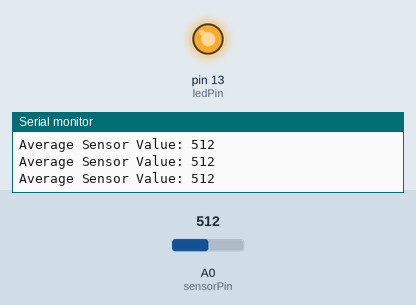
A sketch run on a simulated Arduino Uno, built with avr-gcc and run on an emulated ATmega328P. On the bench: output pins drawn as LEDs (lit = HIGH), the last lines printed to the serial monitor. The inputs (shaded band) are chosen by the test bench; at power-on: A0 (sensorPin) = 512.

Above: at 1.2 s.
1.3 s: A0 (sensorPin) set to 990
At 3.4 s:
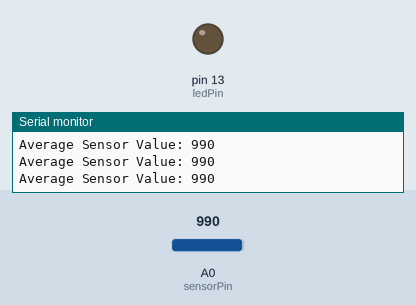
4.3 s: A0 (sensorPin) set to 1011
Timing chart, 0 to 13.3 s (numbered marks = the images above; inputs shaded):
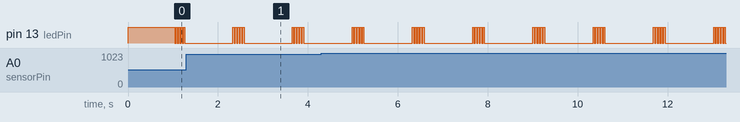

Measured:
- by itself, pin 13 (ledPin): repeats every 1.3 s: 4 × (LOW 0.03 s, HIGH 0.03 s), LOW 1.1 s, HIGH 0.03 s

The sketch:

Funksjonsoppgave.ino
```cpp
#define ledPin 13
#define sensorPin A0

//////////////////////////////////////////////////////////////////////////////////////////////////////
int ledState = LOW;
unsigned long lastMillis = 0;
unsigned long lastMillis2 = 0;
unsigned long lastMillis3 = 0;
int pause = 0;
//////////////////////////////////////////////////////////////////////////////////////////////////////
const int antallRead = 5;
int readings[antallRead];
int readIndex = 0;
int total = 0;
int average = 0;
//////////////////////////////////////////////////////////////////////////////////////////////////////

void setup(){
    pinMode(ledPin, OUTPUT);

    Serial.begin(9600);

    for (int thisReading = 0; thisReading < antallRead; thisReading++){
        readings[thisReading]=0;
    }  // definerer thisReading som en tellende verdi fra 0 til antall valgte lesninger
}

/* fått det meste til å fungere som jeg vil, men sensoravlesningen git meg over 400 når
A0 ikke er koblet til noe og 0 med en gang jeg kobler til lys sensoren, usikker på om jeg har
feiltolket kode eksempelet fra
https://docs.arduino.cc/built-in-examples/analog/Smoothing?queryID=eafb5025a056eef0e436af1024526730
siden det er det jeg har brukt som utgangspunkt.
Men fungrer som den skal hvis men ser bort ifra det, så kan være en koblingsfeil også.
Siste jeg ville gjøre er å bruke map() for å ha litt mer kontroll over lesningsverdiene,
vil kanskje også kunne fikse det tidlgiere problemet med dette, men er usikker på hvordan jeg
skal få det til å praksis.
*/

int sensorAvg(){


    unsigned long currentMillis = millis();

    if(currentMillis - lastMillis > 100 ){

        total = total - readings[readIndex]; // fjerner forle lesning fra totalen

        readings[readIndex] = analogRead(sensorPin); // legger inn ny lesningsverdi

        total = total + readings[readIndex]; // tar total + ny lesning for å få ny total

        readIndex = readIndex+1; // ligger til en på index for å gå til neste lesning

        if (readIndex >= antallRead){ // 0stiller index når du har kommer til maks antallet ditt for lesninger

            readIndex = 0;
        }

        average = total / antallRead; // regner ut gjennomsnittet


        lastMillis = millis(); //resetter millis
    }

    return average;

}

void fastBlink(){

    unsigned long currentMillis2 = millis();

    if (currentMillis2 - lastMillis2 > 1000){

        //Det som vil skje er at togglig ALLTID vil skje utenom når du har "pause"
        //Du bestemmer når pause begynner og hvor lenge den skal vare
        //slik jeg har skrive nå varer pause 1 periode

        if(pause == 0) { // starter med en pause
            pause += 1;
        }
        else if ( pause < 6) { // blink 6 ganger
            if (ledState == LOW) {
                ledState = HIGH;
                }
            else {
                ledState = LOW;
                pause += 1;
            }
        }
        else {
            pause = 0; //resetter pause verdier
            lastMillis2 = currentMillis2;
        }
    }

    digitalWrite(ledPin,ledState);
}

void blink(){

    unsigned long currentMillis3 = millis();
    if (currentMillis3 - lastMillis3 < 1500){
        ledState = HIGH;


    }
    else if (currentMillis3 - lastMillis3 < 2000){
        ledState = LOW;
    }
    else{
        lastMillis3 = currentMillis3 ;
    }

    digitalWrite(ledPin, ledState);

}


void loop(){

    Serial.print("Average Sensor Value: ");
    Serial.println(average);


     if (sensorAvg() > 100) {

        fastBlink();
    }
    else{
        blink();
    }


    }


   /*
   Trudde ikke vi skulle ta vare på versjonen uten arrays/millis, så usikker på om jeg har mistet
   biter av koden, men her er den i grove trekk.

   delay ver
    int sensorValue = 0;

    for (int i = 0; i < antallRead; i++){
        sensorValue += analogRead(sensorPin);
    }

    return sensorValue/antallRead ;

    les på modulo for circle array eller moving average array*/


   /*     "delay ver"

   if(sensorAvg(5) > 100){

        fastBlink(6);
    }

    else{

        blink();

    } */


/*  Mener på det vår noe slikt jeg løste fast blink og blink var samme bare uten for løkken
    void fastBlink(n){

    for(int i = 0 , i <=n , i++){
        ledState = HIGH ;
        delay(200)
        ledstate = LOW
        delay(200)
    }
    delay(1000)
*/


/* alt ver. for blink med millis, men blinkingen var ikke kunne ikke tilpasses sånn jeg så for meg
som er grunnen til at den ikke er brukt, og står her bare for refferanse for min egen del

void blink(){

   unsigned long currentMillis3 = millis();
    if (currentMillis3 - lastMillis3 > 500){
        if (ledState == LOW){
            ledState = HIGH;

        }

        else if (currentMillis3 - lastMillis3 > 1500){
            ledState = LOW;
            lastMillis3 = currentMillis3 ;
        }
    }

}*/
```
